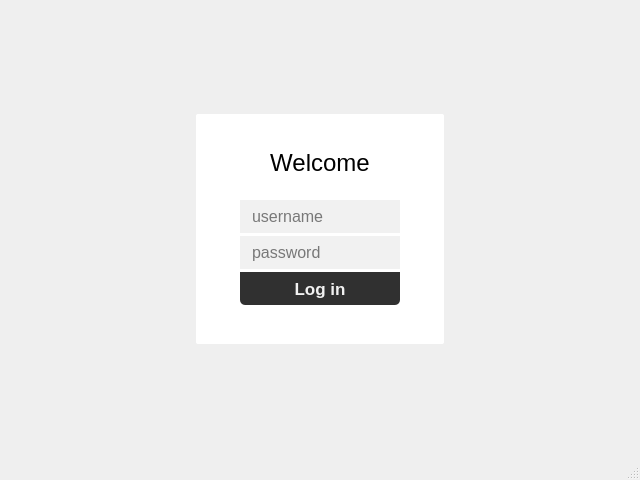
<?xml version="1.0" encoding="UTF-8"?>
<ui version="4.0">
 <class>MainWindow</class>
 <widget class="QMainWindow" name="MainWindow">
  <property name="geometry">
   <rect>
    <x>0</x>
    <y>0</y>
    <width>640</width>
    <height>480</height>
   </rect>
  </property>
  <property name="font">
   <font>
    <family>Ubuntu Mono</family>
   </font>
  </property>
  <property name="windowTitle">
   <string>Password Manager</string>
  </property>
  <property name="styleSheet">
   <string notr="true">MainWindow{
background-color: #d6e2ea;
}

#widget {
	background-color: #ffffff;
	border-radius: 2px;
}

QLabel {
	color: rgb(0, 0, 0);
	padding-bottom: 20px;
}

QLineEdit {
	background-color: #f1f1f1;
	padding-left: 10px;
	padding-right: 10px;
}

QPushButton {
	background-color: #303030;
	border-bottom-right-radius: 5px;
	border-bottom-left-radius: 5px;
	padding-left: 5px;
	padding-right: 5px;
	color: #f1f1f1;
}

QPushButton:hover {
	background-color: #414141;
}

</string>
  </property>
  <widget class="QWidget" name="centralwidget">
   <layout class="QGridLayout" name="gridLayout_2">
    <item row="0" column="1">
     <spacer name="verticalSpacer_3">
      <property name="orientation">
       <enum>Qt::Vertical</enum>
      </property>
      <property name="sizeHint" stdset="0">
       <size>
        <width>20</width>
        <height>75</height>
       </size>
      </property>
     </spacer>
    </item>
    <item row="1" column="0">
     <spacer name="horizontalSpacer_2">
      <property name="orientation">
       <enum>Qt::Horizontal</enum>
      </property>
      <property name="sizeHint" stdset="0">
       <size>
        <width>167</width>
        <height>20</height>
       </size>
      </property>
     </spacer>
    </item>
    <item row="1" column="1">
     <widget class="QWidget" name="widget" native="true">
      <layout class="QGridLayout" name="gridLayout">
       <item row="0" column="1">
        <spacer name="verticalSpacer_2">
         <property name="orientation">
          <enum>Qt::Vertical</enum>
         </property>
         <property name="sizeHint" stdset="0">
          <size>
           <width>20</width>
           <height>26</height>
          </size>
         </property>
        </spacer>
       </item>
       <item row="1" column="0">
        <spacer name="horizontalSpacer">
         <property name="orientation">
          <enum>Qt::Horizontal</enum>
         </property>
         <property name="sizeHint" stdset="0">
          <size>
           <width>35</width>
           <height>20</height>
          </size>
         </property>
        </spacer>
       </item>
       <item row="1" column="1">
        <layout class="QVBoxLayout" name="verticalLayout_2">
         <property name="spacing">
          <number>3</number>
         </property>
         <property name="sizeConstraint">
          <enum>QLayout::SetDefaultConstraint</enum>
         </property>
         <item>
          <widget class="QLabel" name="label">
           <property name="font">
            <font>
             <pointsize>18</pointsize>
            </font>
           </property>
           <property name="text">
            <string>Welcome</string>
           </property>
           <property name="alignment">
            <set>Qt::AlignCenter</set>
           </property>
          </widget>
         </item>
         <item>
          <layout class="QVBoxLayout" name="verticalLayout">
           <property name="spacing">
            <number>3</number>
           </property>
           <item>
            <widget class="QLineEdit" name="lineEdit">
             <property name="sizePolicy">
              <sizepolicy hsizetype="Expanding" vsizetype="Minimum">
               <horstretch>0</horstretch>
               <verstretch>0</verstretch>
              </sizepolicy>
             </property>
             <property name="minimumSize">
              <size>
               <width>0</width>
               <height>33</height>
              </size>
             </property>
             <property name="font">
              <font>
               <pointsize>12</pointsize>
              </font>
             </property>
             <property name="maxLength">
              <number>100</number>
             </property>
             <property name="frame">
              <bool>false</bool>
             </property>
             <property name="placeholderText">
              <string>username</string>
             </property>
            </widget>
           </item>
           <item>
            <widget class="QLineEdit" name="lineEdit_2">
             <property name="sizePolicy">
              <sizepolicy hsizetype="Expanding" vsizetype="Minimum">
               <horstretch>0</horstretch>
               <verstretch>0</verstretch>
              </sizepolicy>
             </property>
             <property name="minimumSize">
              <size>
               <width>0</width>
               <height>33</height>
              </size>
             </property>
             <property name="font">
              <font>
               <pointsize>12</pointsize>
              </font>
             </property>
             <property name="maxLength">
              <number>100</number>
             </property>
             <property name="frame">
              <bool>false</bool>
             </property>
             <property name="echoMode">
              <enum>QLineEdit::Password</enum>
             </property>
             <property name="placeholderText">
              <string>password</string>
             </property>
            </widget>
           </item>
          </layout>
         </item>
         <item>
          <widget class="QPushButton" name="pushButton">
           <property name="enabled">
            <bool>true</bool>
           </property>
           <property name="sizePolicy">
            <sizepolicy hsizetype="Minimum" vsizetype="Minimum">
             <horstretch>0</horstretch>
             <verstretch>0</verstretch>
            </sizepolicy>
           </property>
           <property name="minimumSize">
            <size>
             <width>0</width>
             <height>33</height>
            </size>
           </property>
           <property name="font">
            <font>
             <pointsize>13</pointsize>
             <bold>true</bold>
            </font>
           </property>
           <property name="cursor">
            <cursorShape>PointingHandCursor</cursorShape>
           </property>
           <property name="text">
            <string>Log in</string>
           </property>
           <property name="iconSize">
            <size>
             <width>16</width>
             <height>16</height>
            </size>
           </property>
          </widget>
         </item>
        </layout>
       </item>
       <item row="1" column="2">
        <spacer name="horizontalSpacer_3">
         <property name="orientation">
          <enum>Qt::Horizontal</enum>
         </property>
         <property name="sizeHint" stdset="0">
          <size>
           <width>35</width>
           <height>20</height>
          </size>
         </property>
        </spacer>
       </item>
       <item row="2" column="1">
        <spacer name="verticalSpacer">
         <property name="orientation">
          <enum>Qt::Vertical</enum>
         </property>
         <property name="sizeHint" stdset="0">
          <size>
           <width>20</width>
           <height>30</height>
          </size>
         </property>
        </spacer>
       </item>
      </layout>
     </widget>
    </item>
    <item row="1" column="2">
     <spacer name="horizontalSpacer_4">
      <property name="orientation">
       <enum>Qt::Horizontal</enum>
      </property>
      <property name="sizeHint" stdset="0">
       <size>
        <width>167</width>
        <height>20</height>
       </size>
      </property>
     </spacer>
    </item>
    <item row="2" column="1">
     <spacer name="verticalSpacer_4">
      <property name="orientation">
       <enum>Qt::Vertical</enum>
      </property>
      <property name="sizeHint" stdset="0">
       <size>
        <width>20</width>
        <height>74</height>
       </size>
      </property>
     </spacer>
    </item>
   </layout>
  </widget>
  <widget class="QMenuBar" name="menubar">
   <property name="geometry">
    <rect>
     <x>0</x>
     <y>0</y>
     <width>640</width>
     <height>22</height>
    </rect>
   </property>
  </widget>
  <widget class="QStatusBar" name="statusbar"/>
 </widget>
 <resources/>
 <connections/>
</ui>
